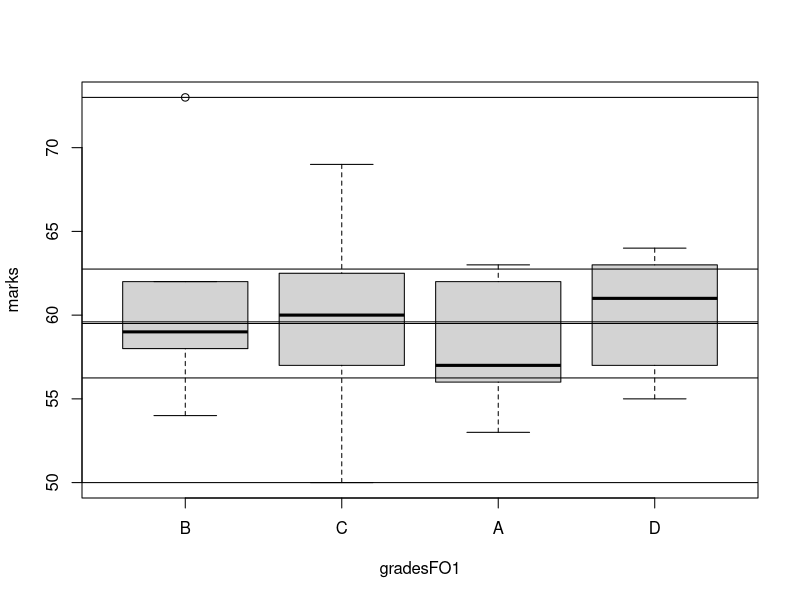

Source code (R):
grades=sample(c('A','B','C','D'), size=30, replace=T, prob = c(.4,.2,.3,.1))
grades
summary(grades)
gradesF= factor(grades)
summary(gradesF)
table(grades)
table(gradesF)
(gradesFO= factor(grades, ordered = T)) #ordereing the data in given sequence.....in this case it is done alphabetically
?ceiling()
#ordering variables as per our prefrence
(gradesFO1= factor(grades, ordered = T, levels = c('B','C','A','D')))
(marks=ceiling(rnorm(30,60,5)))
(student1= data.frame(marks,gradesFO1)) #creating a data frame with marks and grades as variables in it

boxplot(marks~gradesFO1, data=student1)
summary(marks)
abline(h=summary(marks))
